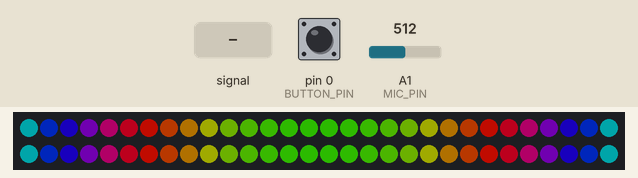
A sketch run on a simulated Arduino Uno, built with avr-gcc and run on an emulated ATmega328P. Parts: 60 RGB LEDs in strip order, left to right, continuing on the next row. Inputs (shaded band) come from the test bench; at power-on: pin 0 (BUTTON_PIN) HIGH, A1 (MIC_PIN) = 512. Dim RGB values are drawn brighter than linear.

Above: at 15.8 s.
15.9 s: pin 0 (BUTTON_PIN) driven LOW
At 23.0 s:
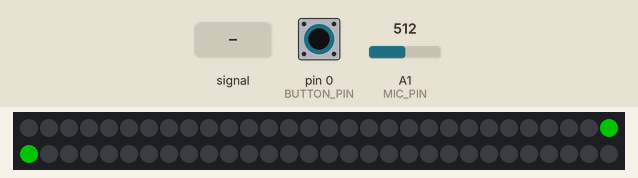
23.4 s: A1 (MIC_PIN) fed a 1000 Hz sine of ±255 counts around its level
At 23.9 s:
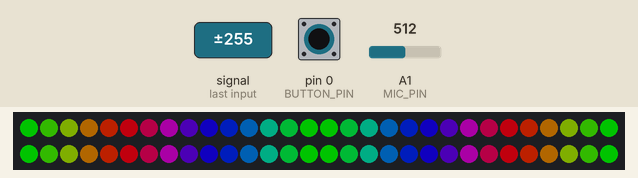
30.9 s: A1 (MIC_PIN) fed a 200 Hz sine of ±81 counts around its level
At 31.15 s:
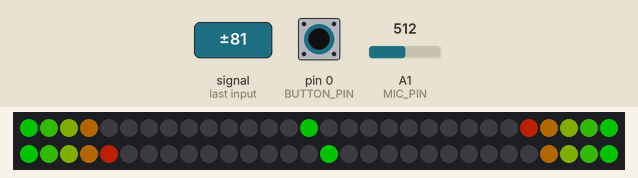
38.4 s: pin 0 (BUTTON_PIN) driven HIGH
At 39.56 s:
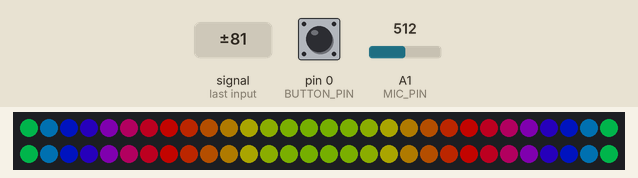
45.9 s: pin 0 (BUTTON_PIN) pulsed LOW 2 times (0.12 s each, 0.3 s apart)
At 56.43 s:
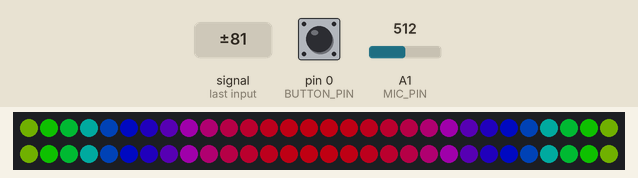

The sketch:

amplitie.ino
```cpp
#include <Adafruit_NeoPixel.h>

#define N_PIXELS  15  // Number of pixels in strand
#define MIC_PIN    1  // Microphone is attached to this analog pin
#define LED_PIN    1  // NeoPixel LED strand is connected to this pin
#define DC_OFFSET  0  // DC offset in mic signal - if unusure, leave 0
#define NOISE     10  // Noise/hum/interference in mic signal
#define SAMPLES   60  // Length of buffer for dynamic level adjustment
#define TOP       (N_PIXELS + 2) // Allow dot to go slightly off scale
#define PEAK_FALL 40  // Rate of peak falling dot
#define BUTTON_PIN 0  // Button PIN

byte
  peak      = 0,      // Used for falling dot
  dotCount  = 0,      // Frame counter for delaying dot-falling speed
  volCount  = 0;      // Frame counter for storing past volume data
int
  vol[SAMPLES],       // Collection of prior volume samples
  lvl       = 10,      // Current "dampened" audio level
  minLvlAvg = 0,      // For dynamic adjustment of graph low & high
  maxLvlAvg = 512;
bool
  isBeatDetection = true;
Adafruit_NeoPixel
  strip = Adafruit_NeoPixel(N_PIXELS * 4, LED_PIN, NEO_GRB + NEO_KHZ800);

void setup() {
  // This is only needed on 5V Arduinos (Uno, Leonardo, etc.).
  //  analogReference(EXTERNAL);
  memset(vol, 0, sizeof(vol));
  strip.begin();
  strip.setBrightness(90);
  //Serial.begin(9600);
  pinMode(BUTTON_PIN, INPUT);
  randomSeed(analogRead(1));
}

void loop() {

  if (digitalRead(BUTTON_PIN) == LOW)
  {
    isBeatDetection = true;
  } else {
    isBeatDetection = false;
  }

  if (isBeatDetection) {
    beatDetection();
  } else {
    rainbowfall();
  }

}

void beatDetection() {
  uint8_t  i;
  uint16_t minLvl, maxLvl;
  int      n, height;

  n   = analogRead(MIC_PIN);                        // Raw reading from mic
  //Serial.println(n);
  n   = abs(n - 512 - DC_OFFSET); // Center on zero
  n   = (n <= NOISE) ? 0 : (n - NOISE);             // Remove noise/hum
  lvl = ((lvl * 7) + n) >> 3;    // "Dampened" reading (else looks twitchy)

  // Calculate bar height based on dynamic min/max levels (fixed point):
  height = TOP * (lvl - minLvlAvg) / (long)(maxLvlAvg - minLvlAvg);

  if(height < 0L)       height = 0;      // Clip output
  else if(height > TOP) height = TOP;
  if(height > peak)     peak   = height; // Keep 'peak' dot at top

  // Color pixels based on rainbow gradient
  int height1 = height;
  int height2 = height + 1;
  int height3 = height + 1;
  int height4 = height;
  for(i=0; i<N_PIXELS; i++) {
    if(i >= height1) {
      strip.setPixelColor(i, 0, 0, 0);
    }
    else {
      strip.setPixelColor(i,Wheel(map(i,0,N_PIXELS-1,0,255)));
    }
    if(i >= height2) {
      strip.setPixelColor(29 - i, 0, 0, 0);
    }
    else {
      strip.setPixelColor(29 - i,Wheel(map(i,0,N_PIXELS-1,0,255)));
    }
    if(i >= height3) {
      strip.setPixelColor(30 + i, 0, 0, 0);
    }
    else {
      strip.setPixelColor(30 + i,Wheel(map(i,0,N_PIXELS-1,0,255)));
    }
    if(i >= height4) {
      strip.setPixelColor(59 - i, 0, 0, 0);
    }
    else {
      strip.setPixelColor(59 - i,Wheel(map(i,0,N_PIXELS-1,0,255)));
    }
  }

  // Draw peak dot
  if(peak > 0 && peak <= N_PIXELS-1) {
    int peak1 = peak;
    int peak2 = peak + 1;
    int peak3 = peak + 1;
    int peak4 = peak;
    strip.setPixelColor(peak1,Wheel(map(peak,0,N_PIXELS-1,0,255)));
    strip.setPixelColor(29 - peak2,Wheel(map(peak,0,N_PIXELS-1,0,255)));
    strip.setPixelColor(30 + peak3,Wheel(map(peak,0,N_PIXELS-1,0,255)));
    strip.setPixelColor(59 - peak4,Wheel(map(peak,0,N_PIXELS-1,0,255)));
  }

  strip.show(); // Update strip

// Every few frames, make the peak pixel drop by 1:

  if(++dotCount >= PEAK_FALL) { //fall rate
    if(peak > 0) peak--;
    dotCount = 0;
  }

  vol[volCount] = n;                      // Save sample for dynamic leveling
  if(++volCount >= SAMPLES) volCount = 0; // Advance/rollover sample counter

  // Get volume range of prior frames
  minLvl = maxLvl = vol[0];
  for(i=1; i<SAMPLES; i++) {
    if(vol[i] < minLvl)      minLvl = vol[i];
    else if(vol[i] > maxLvl) maxLvl = vol[i];
  }

  // minLvl and maxLvl indicate the volume range over prior frames, used
  // for vertically scaling the output graph (so it looks interesting
  // regardless of volume level).  If they're too close together though
  // (e.g. at very low volume levels) the graph becomes super coarse
  // and 'jumpy'...so keep some minimum distance between them (this
  // also lets the graph go to zero when no sound is playing):
  if((maxLvl - minLvl) < TOP) maxLvl = minLvl + TOP;
  minLvlAvg = (minLvlAvg * 63 + minLvl) >> 6; // Dampen min/max levels
  maxLvlAvg = (maxLvlAvg * 63 + maxLvl) >> 6; // (fake rolling average)
}

void rainbowfall() {
  uint16_t i, j;
  uint16_t pixels = strip.numPixels() / 4;

  for(j = 0; j < 256; j++) {
    for(i = 0; i < pixels ; i++) {
      // Strip 1
      strip.setPixelColor(15 + i, Wheel((int)(pow(i,2)+j) & 255));
      // Strip 2
      strip.setPixelColor(14 - i, Wheel((int)(pow(i,2)+j) & 255));
      // Strip 3
      strip.setPixelColor(45 + i, Wheel((int)(pow(i,2)+j) & 255));
      // Strip 4
      strip.setPixelColor(44 - i, Wheel((int)(pow(i,2)+j) & 255));
    }
    strip.show();
    delay(25);
  }
}

// Input a value 0 to 255 to get a color value.
// The colors are a transition r - g - b - back to r.
uint32_t Wheel(byte WheelPos) {
  if(WheelPos < 85) {
    return strip.Color(WheelPos * 3, 255 - WheelPos * 3, 0);
  } else if(WheelPos < 170) {
    WheelPos -= 85;
    return strip.Color(255 - WheelPos * 3, 0, WheelPos * 3);
  } else {
    WheelPos -= 170;
    return strip.Color(0, WheelPos * 3, 255 - WheelPos * 3);
  }
}
```

Measured:
- after the input at 15.9 s, the LEDs: first differ from a run without the input after 6.7 s (image 1)
- after the input at 23.4 s, the LEDs: change at once (image 2)
- after the input at 30.9 s, the LEDs: change after 0.08 s (image 3)
- after the input at 38.4 s, the LEDs: first change at once (image 4 shows a later state)
- after the input at 45.9 s, the LEDs: first change at once (image 5 shows a later state)
